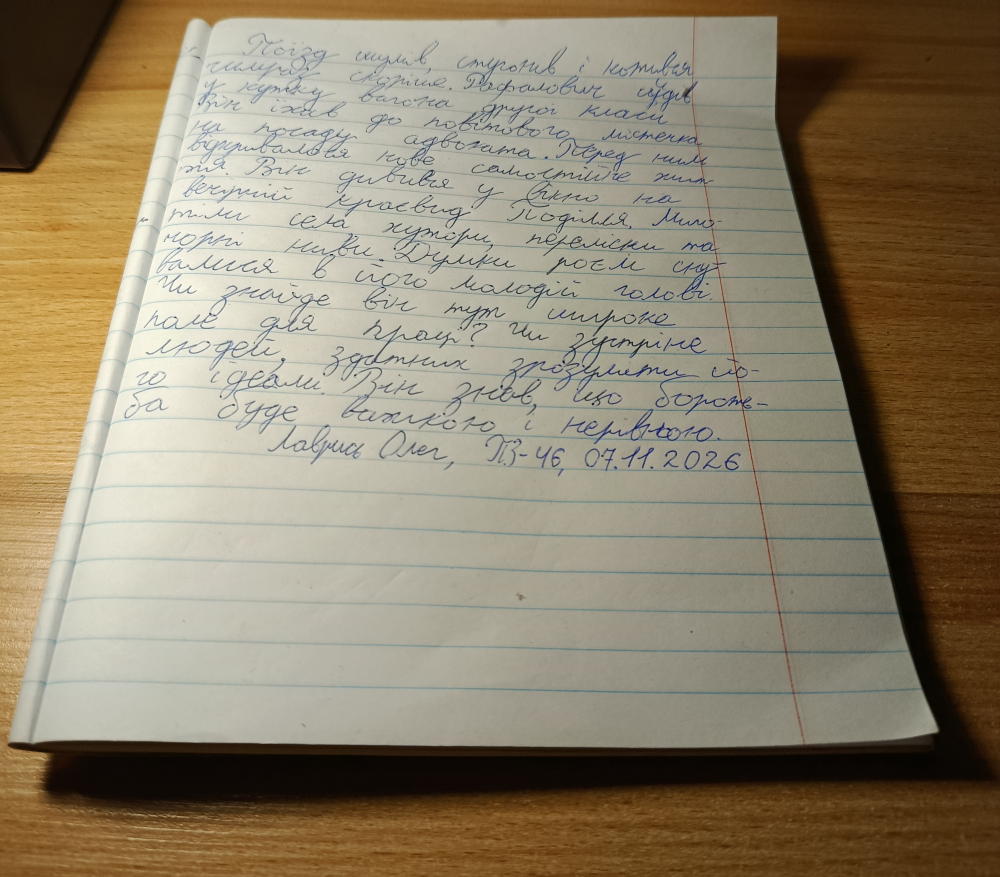
#> input picture my_photos/page03.jpg, 3000 x 2631 px (shown at 1/3 size); its folder holds only this picture in this run
$ jupyter execute --allow-errors Lab_03.ipynb
#> lines starting #> are read from the running program, lines starting #| are printed output that depends on the picture
[cell 1]
import os
import warnings
import matplotlib.pyplot as plt
import numpy as np

warnings.filterwarnings("ignore")

STUDENT = "Лаврись Олег"
VARIANT = 9
STUDENT_ID = 957 # Через відсутність фізичного екземпляра залікової книжки, наведено останні 3 цифри студентського квитка

# Обчислення SEED згідно з п. 7.1
SEED = 1000 * VARIANT + STUDENT_ID
rng = np.random.default_rng(SEED)

print(f"Студент: {STUDENT}")
print(f"Варіант: {VARIANT} | Student ID: {STUDENT_ID} | SEED: {SEED}")

# Створення робочих каталогів для даних та фігур (якщо вони відсутні)
os.makedirs("data", exist_ok=True)
os.makedirs("figures", exist_ok=True)

# [5 lines left out: function stamp, not called in this run]

## Завдання 5. Формування синтетичного набору даних (Варіант 9: І. Франко «Перехресні стежки», Motion Blur)

[cell 2]
sample_text = """
Поїзд шумів, стугонів і котився чимраз скоріше.
Рафалович сидів у кутку вагона другої класи.
Він їхав до повітового містечка на посаду адвоката.
Перед ним відкривалося нове, самостійне життя.
Він дивився у вікно на вечірній краєвид Поділля.
Миготіли села, хутори, переліски та чорні ниви.
Думки роєм снувалися в його молодій голові.
Чи знайде він тут широке поле для праці?
Чи зустріне людей, здатних зрозуміти його ідеали?
Він знав, що боротьба буде важкою і нерівною.
Але молодість не лякається перешкод і труднощів.
Він відчував у собі силу і непохитну віру.
Поїзд стишив хід і наблизився до станції.
За вікном блиснули перші міські ліхтарі.
Євгеній узяв свій невеликий чемодан і підвівся.
Перон був майже порожній у цей пізній час.
Холодний осінній вітер війнув йому в обличчя.
Місто спало під густим чорним осіннім небом.
Він найняв фіакра і поїхав до місцевого готелю.
Колеса глухо стукотіли по кам'яній бруківці.
Старовинні кам'яниці дивилися темними вікнами.
Готель був тихий, із запахом старого дерева.
Номер виявився скромним, але чистим і затишним.
Він ліг у ліжко, проте сон довго не приходив.
У пам'яті виринали картини минулих студентських літ.
Згадався Львів, університетські аудиторії, друзі.
Згадалися гарячі дискусії про майбутнє народу.
Тепер теорія закінчилася, починалася щоденна праця.
Він хотів бути корисним для простих селян.
Він прагнув боронити правду і справедливість у суді.
З цими думками Євгеній нарешті міцно заснув.
Ранок зустрів його яскравим холодним сонцем.
На вулицях уже чувся гомін щоденного ярмарку.
Селяни везли возами збіжжя, городину та дерево.
Він вийшов з готелю оглянути своє нове місто.
Містечко жило повільним провінційним життям.
Адвокатська контора чекала на перших відвідувачів.
Попереду були складні судові справи та виклики.
Кожен день вимагав повної віддачі сил та енергії.
Чесна праця завжди залишає тривалий добрий слід.
Правда і закон мають бути непохитною основою суспільства.
Минуле не повертається, але досвід формує характер.
Терпеливість і витримка долають найважчі обставини.
Новий день відкриває нові можливості для звершень.
"""

with open("corpus.txt", "w", encoding="utf-8") as f:
  f.write(sample_text.strip())

print("corpus.txt успішно збережено!")

[cell 3]
import hashlib
import os
import cv2
import matplotlib.pyplot as plt
import numpy as np
import pandas as pd
from PIL import Image, ImageDraw, ImageFont

# 1. Шрифти з підтримкою кирилиці для Windows
FONTS = [
    "C:/Windows/Fonts/arial.ttf",
    "C:/Windows/Fonts/times.ttf",
    "C:/Windows/Fonts/calibri.ttf",
    "C:/Windows/Fonts/georgia.ttf",
]

# 2. Завантаження та вибір 40 рядків тексту (Франко, «Перехресні стежки»)
with open("corpus.txt", encoding="utf-8") as f:
  corpus = [s.strip() for s in f if 20 <= len(s.strip()) <= 70]

# Фіксований вибір рядків за допомогою раніше ініціалізованого rng (seed=9957)
lines = [str(s) for s in rng.choice(corpus, size=40, replace=False)]


# 3. Рендеринг рядка у зображення
def render_line(text, font_path, size=32, pad=12):
  font = ImageFont.truetype(font_path, size)
  l, t, r, b = font.getbbox(text)
  img = Image.new("L", (r - l + 2 * pad, b - t + 2 * pad), 255)
  ImageDraw.Draw(img).text((pad - l, pad - t), text, font=font, fill=0)
  return np.array(img)


# 4. Реалізація чинників деградації згідно з варіантом (Motion Blur)
def degrade(img, kind, level, rng):
  out = img.astype(np.float32)

  if kind == "motion_blur" and level > 1:
    # Горизонтальне ядро розмиття руху розміром (1, level)
    kernel = np.ones((1, int(level)), dtype=np.float32) / float(level)
    out = cv2.filter2D(out, -1, kernel)

  return np.clip(out, 0, 255).astype(np.uint8)


# 5. Параметри спотворення для Варіанта 9 (довжина ядра розмиття руху)
FACTOR = "motion_blur"
LEVELS = [1, 3, 5, 7, 9, 11, 15]

records = []

for i, text in enumerate(lines):
  font = FONTS[i % len(FONTS)]
  clean = render_line(text, font, size=int(rng.integers(24, 34)))
  for lvl in LEVELS:
    path = f"data/{i:03d}_{FACTOR}_{lvl}.png"
    cv2.imwrite(path, degrade(clean, FACTOR, lvl, rng))
    records.append({
        "id": i,
        "level": lvl,
        "path": path,
        "gt": text,
        "font": os.path.basename(font),
    })
#> this loop made 40 passes
#> pass 1, `clean = render_line(text, font, size=int(rng.integers(24, 34)))`:
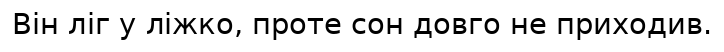
#> clean: shape (52, 724); min 0, max 255, mean 228.3
#> pass 1, in degrade (call 2), `out = cv2.filter2D(out, -1, kernel)`:
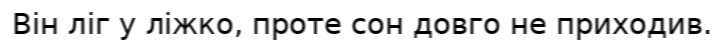
#> out: shape (52, 724) float32; min 0, max 255, mean 228.3
#> after the loop:
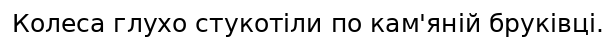
#> clean: shape (49, 616); min 0, max 255, mean 231.3
#> after the loop, records = 280 items

# 6. Збереження ground_truth.csv та розрахунок контрольного хешу SHA-256
ds = pd.DataFrame(records)
#> ds = table of 280 rows and 5 columns
ds.to_csv("data/ground_truth.csv", index=False)

with open("data/ground_truth.csv", "rb") as f:
  sha = hashlib.sha256(f.read()).hexdigest()[:16]

print(f"Згенеровано зображень: {len(ds)} (40 рядків × {len(LEVELS)} рівнів)")
#| Згенеровано зображень: 280 (40 рядків × 7 рівнів)
print(f"SHA-256 еталону (ground_truth.csv): {sha}")

# 7. Візуалізація зразка рядка на всіх 7 рівнях розмиття руху
fig, axes = plt.subplots(len(LEVELS), 1, figsize=(8, 0.8 * len(LEVELS)))
for ax, lvl in zip(axes, LEVELS):
  img = cv2.imread(f"data/000_{FACTOR}_{lvl}.png", cv2.IMREAD_GRAYSCALE)
  ax.imshow(img, cmap="gray")
  ax.set_title(f"Довжина ядра розмиття руху = {lvl} px", fontsize=8, loc="left")
  ax.axis("off")

fig.savefig("figures/fig0_samples.png", dpi=150, bbox_inches="tight")
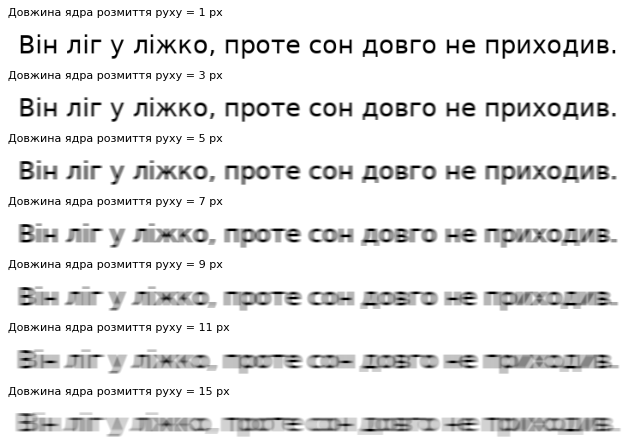
#> figure drawn by matplotlib, 7 panels
plt.show()

## Завдання 6. Завантаження відкритого набору даних IAM Handwriting

[cell 4]
import hashlib
import os
import cv2
from datasets import load_dataset
import matplotlib.pyplot as plt
import pandas as pd

# 1. Створення каталогу для зображень відкритого набору
os.makedirs("data/open", exist_ok=True)

# 2. Завантаження тестового спліту набору Teklia/IAM-line з Hugging Face
print("Завантаження набору Teklia/IAM-line...")
#> (the rest of this cell did not finish here and is left out)

## Завдання 7. Створення власного набору даних

[cell 5]
import glob
import os
import cv2
import matplotlib.pyplot as plt
from PIL import ExifTags, Image

os.makedirs("my_photos", exist_ok=True)


def exif_info(path):
  """Вилучення дати зйомки та моделі камери з EXIF (підтвердження авторства)."""
#> called with path = 'my_photos/page03.jpg'
  try:
    exif = Image.open(path).getexif()
    tags = {ExifTags.TAGS.get(k, k): v for k, v in exif.items()}
#> tags = 15 items
    return tags.get("DateTime"), tags.get("Model")
  except Exception:
    return None, None


# Перевірка наявних фото у папці my_photos
photo_files = sorted(glob.glob("my_photos/*.jpg"))
print(f"Знайдено власних фотографій: {len(photo_files)}")

for p in photo_files:
  dt, model = exif_info(p)
#> dt = '2026:11:07 17:33:46'; model = 'Redmi Note 14'
  txt_path = p[:-4] + ".txt"
  has_txt = os.path.exists(txt_path)
#> has_txt = False
  print(
      f"Файл: {os.path.basename(p)} | Камера: {model} | Дата EXIF: {dt} |"
      f" Транскрипція: {'OK' if has_txt else 'ВІДСУТНЯ'}"
  )
#| Файл: page03.jpg | Камера: Redmi Note 14 | Дата EXIF: 2026:11:07 17:33:46 | Транскрипція: ВІДСУТНЯ

# Візуалізація 4 фотографій
if photo_files:
  n = len(photo_files)
  fig, axes = plt.subplots(1, n, figsize=(4 * n, 5))
  if n == 1:
    axes = [axes]
  for ax, p in zip(axes, photo_files):
    img = Image.open(p)
#> img is the input picture: PIL image 3000x2631 RGB; mean R, G, B 143, 131.1, 108.5
    ax.imshow(img)
    ax.set_title(os.path.basename(p), fontsize=10)
    ax.axis("off")
  plt.tight_layout()
  fig.savefig("figures/fig0_own_samples.png", dpi=150, bbox_inches="tight")
  plt.show()
